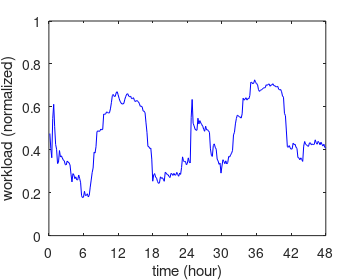

Reproduce this figure in MATLAB.
clc;
clear;

a = 10;
b = 48;
I = ones(a,1);
J = ones(b,1);
scale = 10000;
length = 144;
L = load('traces/load-hp6.txt');
L = (L - min(L))/scale;

for i = 1:1:6*24*8
    x1(i) = i/6;
    load1(i) = (L(2*i-1) + L(2*i)) / 2;
end


figure;
plot(1/6:1/6:48,load1(1:1:288),'b')
xlabel('time (hour)');
ylabel('workload (normalized)');
ylim([0,1]);
xlim([0,48]);
set(gca,'XTick',[0:6:48], 'FontSize', 10);
%legend('GLB','LOCAL');
set (gcf, 'PaperUnits', 'inches', 'PaperPosition', [0.1 0 3.6 2.8]);
print ('-depsc', 'figs/HP1.eps');